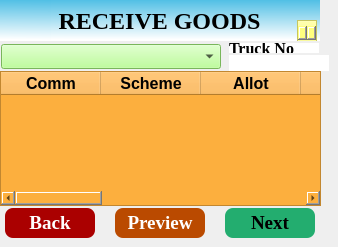
   <widget class="QWidget" name="page_22">
    <widget class="QLabel" name="label_49">
     <property name="geometry">
      <rect>
       <x>1</x>
       <y>0</y>
       <width>50</width>
       <height>41</height>
      </rect>
     </property>
     <property name="styleSheet">
      <string notr="true">background-color: qlineargradient(spread:pad, x1:0.97005, y1:0, x2:0.960199, y2:0.972, stop:0 rgba(80, 191, 229, 255), stop:1 rgba(255, 255, 255, 255));
border-image: url(:/rsc/images/NagalandGovtLogo.png);</string>
     </property>
     <property name="text">
      <string/>
     </property>
     <property name="scaledContents">
      <bool>true</bool>
     </property>
    </widget>
    <widget class="QLabel" name="label_50">
     <property name="geometry">
      <rect>
       <x>-1</x>
       <y>0</y>
       <width>321</width>
       <height>41</height>
      </rect>
     </property>
     <property name="font">
      <font>
       <family>Liberation Serif</family>
       <pointsize>18</pointsize>
       <weight>75</weight>
       <bold>true</bold>
      </font>
     </property>
     <property name="styleSheet">
      <string notr="true">background-color: qlineargradient(spread:pad, x1:0.97005, y1:0, x2:0.960199, y2:0.972, stop:0 rgba(80, 191, 229, 255), stop:1 rgba(255, 255, 255, 255));</string>
     </property>
     <property name="text">
      <string>RECEIVE GOODS</string>
     </property>
     <property name="alignment">
      <set>Qt::AlignCenter</set>
     </property>
    </widget>
    <widget class="QComboBox" name="comboTruckChitNo">
     <property name="geometry">
      <rect>
       <x>1</x>
       <y>44</y>
       <width>220</width>
       <height>25</height>
      </rect>
     </property>
     <property name="font">
      <font>
       <family>Liberation Serif</family>
       <pointsize>14</pointsize>
       <weight>75</weight>
       <bold>true</bold>
      </font>
     </property>
     <property name="styleSheet">
      <string notr="true">background-color: rgb(170, 255, 127);</string>
     </property>
     <property name="maxVisibleItems">
      <number>5</number>
     </property>
    </widget>
    <widget class="QTableWidget" name="tableWidgetStockTable">
     <property name="geometry">
      <rect>
       <x>297</x>
       <y>20</y>
       <width>20</width>
       <height>21</height>
      </rect>
     </property>
     <property name="font">
      <font>
       <pointsize>12</pointsize>
       <weight>75</weight>
       <bold>true</bold>
      </font>
     </property>
     <property name="styleSheet">
      <string notr="true">background-color: rgb(255, 255, 127);</string>
     </property>
     <property name="autoScroll">
      <bool>false</bool>
     </property>
     <column>
      <property name="text">
       <string>Comm</string>
      </property>
     </column>
     <column>
      <property name="text">
       <string>SchemeName</string>
      </property>
     </column>
     <column>
      <property name="text">
       <string>Allot</string>
      </property>
     </column>
     <column>
      <property name="text">
       <string>Total</string>
      </property>
     </column>
     <column>
      <property name="text">
       <string>Disp</string>
      </property>
     </column>
     <column>
      <property name="text">
       <string>Recv</string>
      </property>
     </column>
     <column>
      <property name="text">
       <string>Avail</string>
      </property>
     </column>
     <column>
      <property name="text">
       <string>Issue</string>
      </property>
     </column>
     <column>
      <property name="text">
       <string>Bal</string>
      </property>
     </column>
     <column>
      <property name="text">
       <string>RO</string>
      </property>
     </column>
     <column>
      <property name="text">
       <string>QtD</string>
      </property>
     </column>
     <column>
      <property name="text">
       <string>Deliv(Kgs)</string>
      </property>
      <property name="font">
       <font>
        <underline>true</underline>
       </font>
      </property>
     </column>
     <column>
      <property name="text">
       <string>commCode</string>
      </property>
     </column>
     <column>
      <property name="text">
       <string>SchemeID</string>
      </property>
     </column>
    </widget>
    <widget class="QPushButton" name="BtnBack_7">
     <property name="geometry">
      <rect>
       <x>5</x>
       <y>208</y>
       <width>90</width>
       <height>30</height>
      </rect>
     </property>
     <property name="font">
      <font>
       <family>Liberation Serif</family>
       <pointsize>14</pointsize>
       <weight>75</weight>
       <bold>true</bold>
      </font>
     </property>
     <property name="styleSheet">
      <string notr="true">/*color: rgb(0, 85, 127);
background-color: rgb(255, 255, 255);*/
border-radius: 8px;
background-color: rgb(170, 0, 0);
color: rgb(255, 255, 255);</string>
     </property>
     <property name="text">
      <string>Back</string>
     </property>
    </widget>
    <widget class="QLabel" name="labelRO">
     <property name="geometry">
      <rect>
       <x>52</x>
       <y>71</y>
       <width>170</width>
       <height>10</height>
      </rect>
     </property>
     <property name="font">
      <font>
       <weight>75</weight>
       <bold>true</bold>
      </font>
     </property>
     <property name="styleSheet">
      <string notr="true">background-color: rgb(255, 255, 255);</string>
     </property>
     <property name="text">
      <string/>
     </property>
    </widget>
    <widget class="QPushButton" name="BtnNext_3">
     <property name="geometry">
      <rect>
       <x>225</x>
       <y>208</y>
       <width>90</width>
       <height>30</height>
      </rect>
     </property>
     <property name="font">
      <font>
       <family>Liberation Serif</family>
       <pointsize>14</pointsize>
       <weight>75</weight>
       <bold>true</bold>
      </font>
     </property>
     <property name="styleSheet">
      <string notr="true">border-radius: 8px;
background-color: rgb(35, 173, 111);
color: rgb(0, 0, 0);</string>
     </property>
     <property name="text">
      <string>Next</string>
     </property>
    </widget>
    <widget class="QLabel" name="label_55">
     <property name="geometry">
      <rect>
       <x>0</x>
       <y>71</y>
       <width>50</width>
       <height>10</height>
      </rect>
     </property>
     <property name="font">
      <font>
       <pointsize>12</pointsize>
       <weight>75</weight>
       <bold>true</bold>
      </font>
     </property>
     <property name="styleSheet">
      <string notr="true">background-color: rgb(255, 255, 255);</string>
     </property>
     <property name="text">
      <string>RO No</string>
     </property>
    </widget>
    <widget class="QLabel" name="label_TruckNo">
     <property name="geometry">
      <rect>
       <x>229</x>
       <y>55</y>
       <width>100</width>
       <height>16</height>
      </rect>
     </property>
     <property name="font">
      <font>
       <family>Liberation Serif</family>
       <weight>75</weight>
       <bold>true</bold>
      </font>
     </property>
     <property name="styleSheet">
      <string notr="true">background-color: rgb(255, 255, 255);</string>
     </property>
     <property name="text">
      <string/>
     </property>
    </widget>
    <widget class="QLabel" name="label_56">
     <property name="geometry">
      <rect>
       <x>229</x>
       <y>43</y>
       <width>90</width>
       <height>10</height>
      </rect>
     </property>
     <property name="font">
      <font>
       <family>Liberation Serif</family>
       <pointsize>12</pointsize>
       <weight>75</weight>
       <bold>true</bold>
      </font>
     </property>
     <property name="styleSheet">
      <string notr="true">background-color: rgb(255, 255, 255);</string>
     </property>
     <property name="text">
      <string>Truck No</string>
     </property>
    </widget>
    <widget class="QPushButton" name="BtnPreview">
     <property name="geometry">
      <rect>
       <x>115</x>
       <y>208</y>
       <width>90</width>
       <height>30</height>
      </rect>
     </property>
     <property name="font">
      <font>
       <family>Liberation Serif</family>
       <pointsize>14</pointsize>
       <weight>75</weight>
       <bold>true</bold>
      </font>
     </property>
     <property name="styleSheet">
      <string notr="true">border-radius: 8px;
color: rgb(255,255, 255);
background-color: rgb(186, 74, 0);</string>
     </property>
     <property name="text">
      <string>Preview</string>
     </property>
    </widget>
    <widget class="QTableWidget" name="tableWidgetStockTable_3">
     <property name="geometry">
      <rect>
       <x>0</x>
       <y>71</y>
       <width>321</width>
       <height>135</height>
      </rect>
     </property>
     <property name="font">
      <font>
       <pointsize>12</pointsize>
       <weight>75</weight>
       <bold>true</bold>
      </font>
     </property>
     <property name="styleSheet">
      <string notr="true">background-color: rgb(252, 175, 62);</string>
     </property>
     <property name="autoScroll">
      <bool>false</bool>
     </property>
     <column>
      <property name="text">
       <string>Comm</string>
      </property>
     </column>
     <column>
      <property name="text">
       <string>Scheme</string>
      </property>
     </column>
     <column>
      <property name="text">
       <string>Allot</string>
      </property>
     </column>
     <column>
      <property name="text">
       <string>ROQty</string>
      </property>
     </column>
     <column>
      <property name="text">
       <string>Dispatch</string>
      </property>
     </column>
     <column>
      <property name="text">
       <string>Receive(Kgs)</string>
      </property>
      <property name="font">
       <font>
        <underline>true</underline>
       </font>
      </property>
     </column>
     <column>
      <property name="text">
       <string>commcode</string>
      </property>
     </column>
     <column>
      <property name="text">
       <string>schemeid</string>
      </property>
     </column>
     <column>
      <property name="text">
       <string>Allocatedmonth</string>
      </property>
     </column>
     <column>
      <property name="text">
       <string>Allocatedyear</string>
      </property>
     </column>
    </widget>
    <zorder>label_50</zorder>
    <zorder>comboTruckChitNo</zorder>
    <zorder>tableWidgetStockTable</zorder>
    <zorder>BtnBack_7</zorder>
    <zorder>labelRO</zorder>
    <zorder>BtnNext_3</zorder>
    <zorder>label_55</zorder>
    <zorder>label_TruckNo</zorder>
    <zorder>label_56</zorder>
    <zorder>BtnPreview</zorder>
    <zorder>tableWidgetStockTable_3</zorder>
    <zorder>label_49</zorder>
   </widget>
